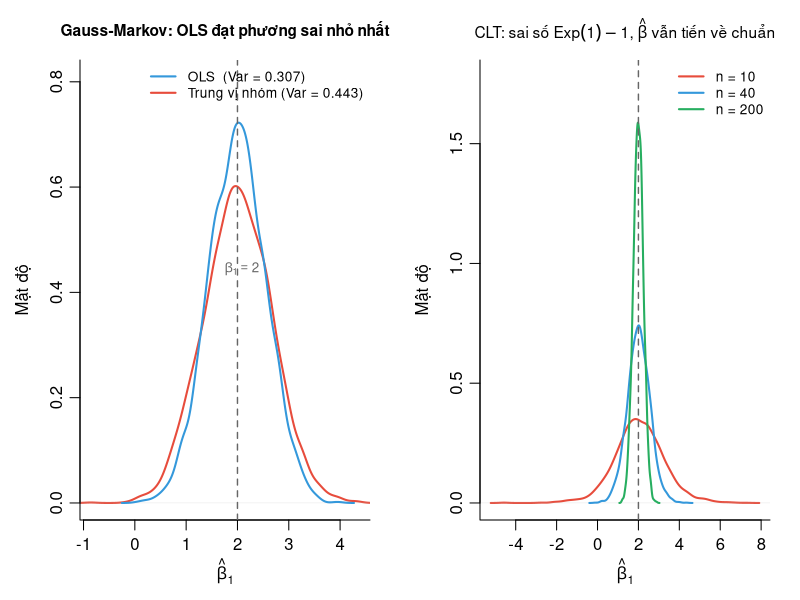
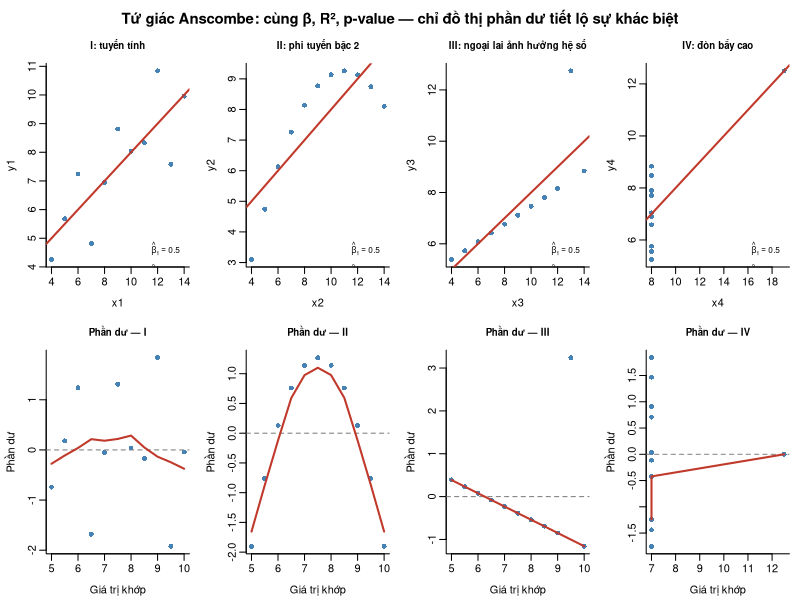
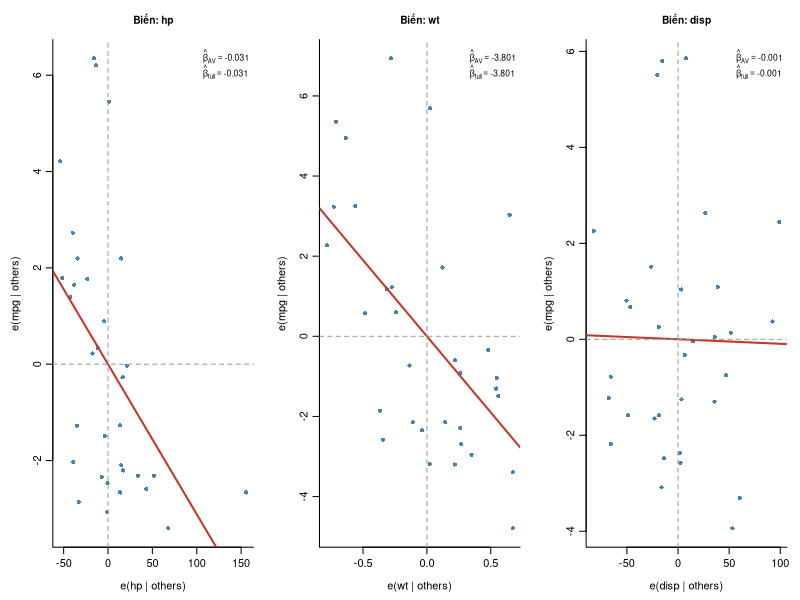
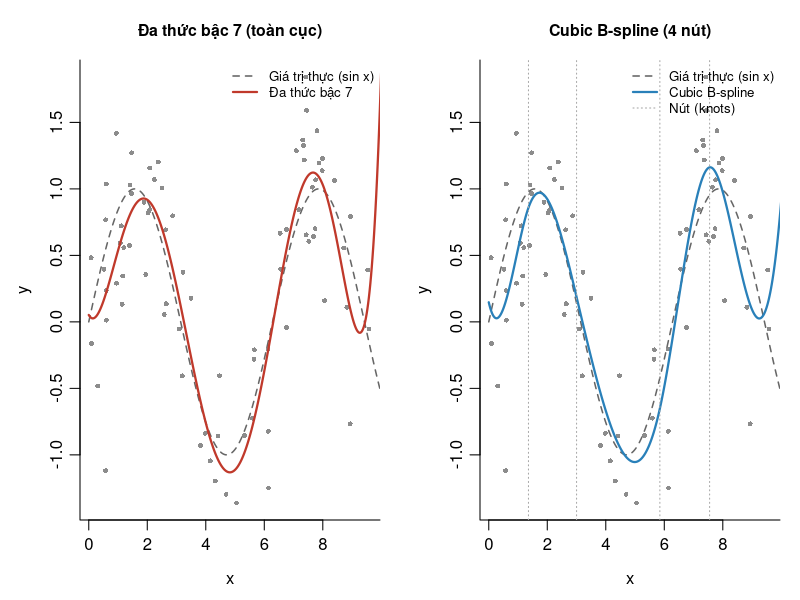
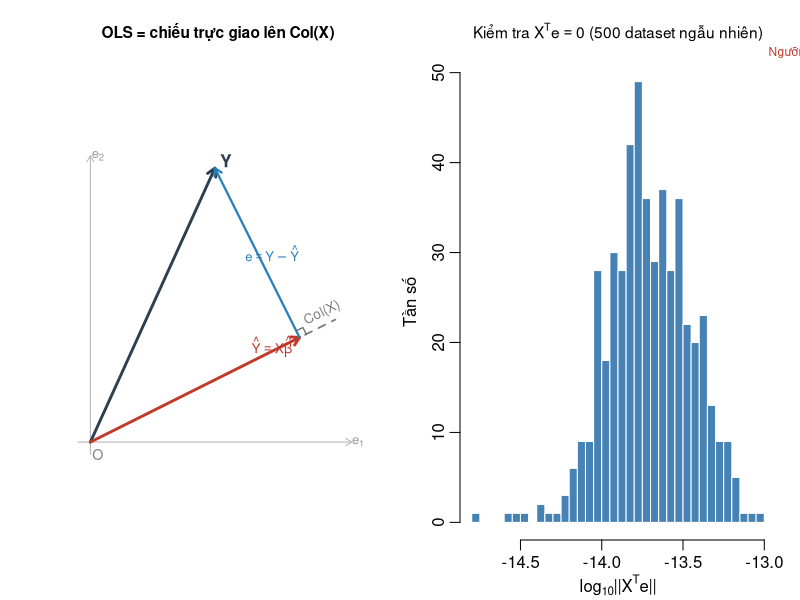
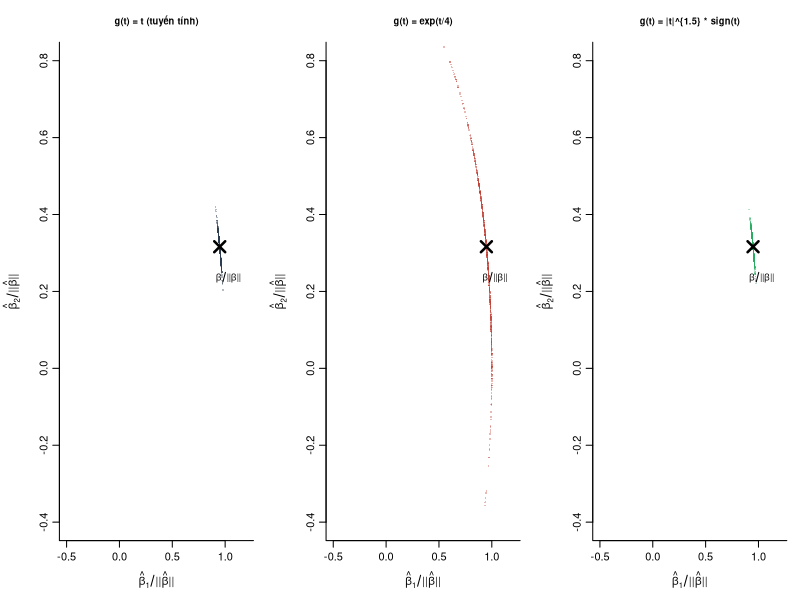
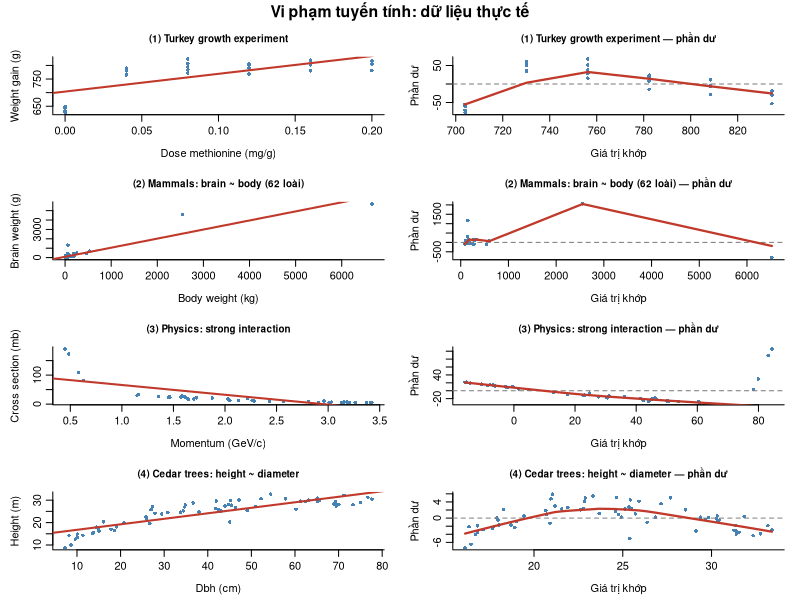
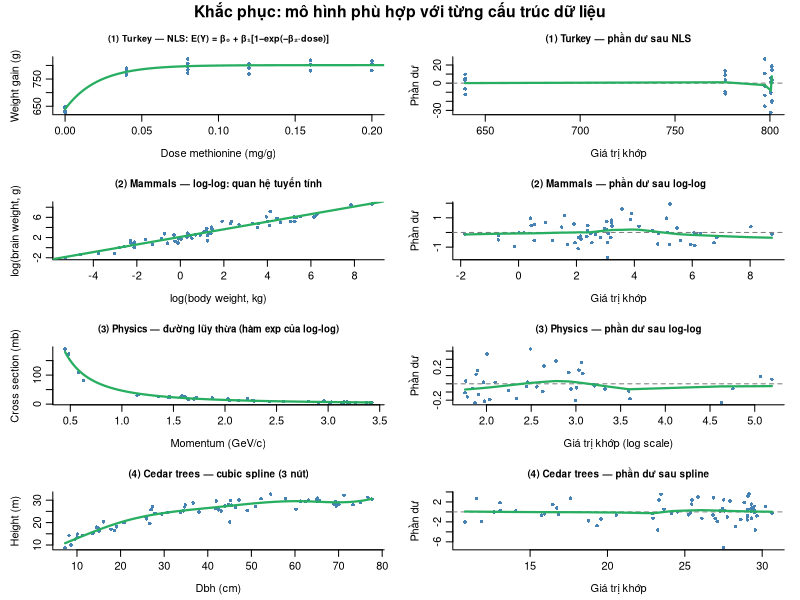

Source code (R) for these figures, in order:
# ============================================================
# Sinh hình cho multiple_regression_assumptions.tex
# Chạy: Rscript gen_figures.R
# Seed: 42 (set toàn cục, reproducible)
# ============================================================

set.seed(42)

# ── fig6_blue_clt.png ─────────────────────────────────────────────────────────
# Minh họa: (1) Gauss-Markov BLUE — OLS đạt phương sai nhỏ nhất
#           (2) CLT — β̂ tiến về chuẩn dù sai số lệch phải

B     <- 4000
n     <- 40
beta1 <- 2

beta_ols <- numeric(B)
beta_alt <- numeric(B)

for (b in seq_len(B)) {
  x   <- runif(n, 0, 1)
  eps <- rnorm(n, sd = 1)
  y   <- beta1 * x + eps

  xc <- x - mean(x)
  beta_ols[b] <- sum(xc * y) / sum(xc^2)

  # Ước lượng tuyến tính không chệch thay thế: trung bình hóa theo nhóm trung vị
  med_x <- median(x)
  hi <- x > med_x;  lo <- !hi
  beta_alt[b] <- (mean(y[hi]) - mean(y[lo])) / (mean(x[hi]) - mean(x[lo]))
}

ns   <- c(10, 40, 200)
cols <- c("#E74C3C", "#3498DB", "#27AE60")

betas_n <- lapply(ns, function(nn) {
  replicate(3000, {
    x   <- runif(nn, 0, 1)
    eps <- rexp(nn, rate = 1) - 1       # mean = 0, lệch phải
    y   <- beta1 * x + eps
    xc  <- x - mean(x)
    sum(xc * y) / sum(xc^2)
  })
})

png("./figures/fig6_blue_clt.png", width = 920, height = 420, res = 110)

par(mfrow = c(1, 2), mar = c(4, 4, 3, 1.5), mgp = c(2.4, 0.7, 0))

# Panel 1: BLUE
v_ols    <- round(var(beta_ols), 3)
v_alt    <- round(var(beta_alt), 3)
xlim1    <- range(c(beta_ols, beta_alt))
dens_ols <- density(beta_ols)
dens_alt <- density(beta_alt)
ylim1    <- c(0, max(dens_ols$y, dens_alt$y) * 1.12)

plot(dens_alt, col = "#E74C3C", lwd = 2, xlim = xlim1, ylim = ylim1,
     xlab = expression(hat(beta)[1]), ylab = "Mật độ",
     main = "Gauss-Markov: OLS đạt phương sai nhỏ nhất",
     bty = "l", cex.main = 0.93)
lines(dens_ols, col = "#3498DB", lwd = 2)
abline(v = beta1, lty = 2, col = "gray40", lwd = 1.4)
legend("topright",
       legend = c(paste0("OLS  (Var = ", v_ols, ")"),
                  paste0("Trung vị nhóm (Var = ", v_alt, ")")),
       col = c("#3498DB", "#E74C3C"), lwd = 2, bty = "n", cex = 0.82)
text(beta1 + 0.08, ylim1[2] * 0.55,
     expression(beta[1] == 2), col = "gray40", cex = 0.8)

# Panel 2: CLT cho beta_ols với sai số lệch phải
dens_list <- lapply(betas_n, density)
ylim2 <- c(0, max(sapply(dens_list, function(d) max(d$y))) * 1.12)
xlim2 <- range(sapply(dens_list, function(d) range(d$x)))

plot(dens_list[[1]], col = cols[1], lwd = 2,
     xlim = xlim2, ylim = ylim2,
     xlab = expression(hat(beta)[1]), ylab = "Mật độ",
     main = expression("CLT: sai số" ~ Exp(1) - 1 * ", " * hat(beta) * " vẫn tiến về chuẩn"),
     bty = "l", cex.main = 0.93)
for (i in 2:3) lines(dens_list[[i]], col = cols[i], lwd = 2)
abline(v = beta1, lty = 2, col = "gray40", lwd = 1.4)
legend("topright", legend = paste0("n = ", ns),
       col = cols, lwd = 2, bty = "n", cex = 0.82)

dev.off()
cat("fig6_blue_clt.png done\n")

# ── fig7_anscombe.png ─────────────────────────────────────────────────────────
# Tứ giác Anscombe: 4 bộ dữ liệu, cùng β̂ / R² / p-value, hình dạng khác nhau
# Hàng trên: scatterplot + đường hồi quy
# Hàng dưới: đồ thị phần dư theo giá trị khớp

data(anscombe)

# Khớp 4 mô hình
fits <- lapply(1:4, function(i)
  lm(anscombe[[paste0("y", i)]] ~ anscombe[[paste0("x", i)]]))

# Thống kê số — để chú thích trên hình
stats <- lapply(fits, function(m) {
  s   <- summary(m)
  pv  <- coef(s)[2, 4]
  list(b0 = round(coef(m)[1], 2),
       b1 = round(coef(m)[2], 2),
       r2 = round(s$r.squared, 3),
       pv = formatC(pv, digits = 3, format = "g"))
})

titles <- c("I: tuyến tính", "II: phi tuyến bậc 2",
            "III: ngoại lai ảnh hưởng hệ số", "IV: đòn bẩy cao")

png("./figures/fig7_anscombe.png", width = 1000, height = 800, res = 110)

par(mfrow = c(2, 4), mar = c(3.5, 3.5, 2.8, 0.8),
    mgp = c(2.2, 0.6, 0), oma = c(0, 0, 2, 0))

# Hàng 1: scatterplot + đường hồi quy
for (i in 1:4) {
  xi <- anscombe[[paste0("x", i)]]
  yi <- anscombe[[paste0("y", i)]]
  st <- stats[[i]]
  plot(xi, yi, pch = 16, col = "steelblue",
       xlab = paste0("x", i), ylab = paste0("y", i),
       main = titles[i], cex.main = 0.88, bty = "l")
  abline(fits[[i]], col = "#C0392B", lwd = 2)
  legend("bottomright",
         legend = bquote(atop(hat(beta)[1] == .(st$b1),
                              R^2 == .(st$r2))),
         bty = "n", cex = 0.75)
}

# Hàng 2: đồ thị phần dư
for (i in 1:4) {
  fv <- fitted(fits[[i]])
  rv <- residuals(fits[[i]])
  plot(fv, rv, pch = 16, col = "steelblue",
       xlab = "Giá trị khớp", ylab = "Phần dư",
       main = paste0("Phần dư — ", c("I","II","III","IV")[i]),
       cex.main = 0.88, bty = "l")
  abline(h = 0, lty = 2, col = "gray50")
  lines(lowess(fv, rv), col = "#C0392B", lwd = 2)
}

mtext("Tứ giác Anscombe: cùng β̂, R², p-value — chỉ đồ thị phần dư tiết lộ sự khác biệt",
      outer = TRUE, cex = 0.9, font = 2)

dev.off()
cat("fig7_anscombe.png done\n")

# ── fig8_avplot.png ───────────────────────────────────────────────────────────
# Đồ thị hồi quy riêng phần (added-variable / partial regression plots)
# Mô hình: mpg ~ hp + wt + disp  (mtcars)
# Mỗi panel: e(Y | others) vs e(Xj | others)
# Độ dốc của mỗi panel = hệ số β trong mô hình đầy đủ

data(mtcars)
fit_full <- lm(mpg ~ hp + wt + disp, data = mtcars)
vars <- c("hp", "wt", "disp")
labels_x <- c("Công suất (hp)", "Trọng lượng (wt)", "Dung tích (disp)")

av_data <- lapply(vars, function(jname) {
  others <- setdiff(vars, jname)
  fmY  <- as.formula(paste("mpg ~", paste(others, collapse = "+")))
  fmXj <- as.formula(paste(jname, "~", paste(others, collapse = "+")))
  eY   <- residuals(lm(fmY,  data = mtcars))
  eXj  <- residuals(lm(fmXj, data = mtcars))
  list(eY = eY, eXj = eXj,
       beta_av   = round(coef(lm(eY ~ eXj))[2], 3),
       beta_full = round(coef(fit_full)[jname], 3))
})

png("./figures/fig8_avplot.png", width = 960, height = 350, res = 110)

par(mfrow = c(1, 3), mar = c(4, 4, 3, 1), mgp = c(2.4, 0.7, 0))

for (i in seq_along(vars)) {
  d <- av_data[[i]]
  plot(d$eXj, d$eY,
       pch = 16, col = "steelblue", cex = 0.85,
       xlab = paste0("e(", vars[i], " | others)"),
       ylab = "e(mpg | others)",
       main = paste0("Biến: ", vars[i]),
       bty  = "l", cex.main = 0.93)
  abline(lm(d$eY ~ d$eXj), col = "#C0392B", lwd = 2)
  abline(h = 0, lty = 2, col = "gray60")
  abline(v = 0, lty = 2, col = "gray60")
  legend("topright",
         legend = c(bquote(hat(beta)[AV] == .(d$beta_av)),
                    bquote(hat(beta)[full] == .(d$beta_full))),
         bty = "n", cex = 0.78)
}

dev.off()
cat("fig8_avplot.png done\n")

# ── fig9_splines.png ──────────────────────────────────────────────────────────
# So sánh đa thức bậc 7 vs cubic B-spline (4 nút) trên dữ liệu dạng sóng
# Mục đích: thể hiện đa thức dao động mạnh ở biên, splines ổn định toàn vùng

library(splines)

n_obs <- 80
x_obs <- sort(runif(n_obs, 0, 10))
y_obs <- sin(x_obs) + 0.5 * rnorm(n_obs)

x_seq  <- seq(0, 10, length.out = 400)
y_true <- sin(x_seq)

# Đa thức bậc 7 (toàn cục)
fit_poly <- lm(y_obs ~ poly(x_obs, 7))
pred_poly <- predict(fit_poly,
                     newdata = data.frame(x_obs = x_seq))

# Cubic B-spline với 4 nút tại phân vị
knots4    <- quantile(x_obs, probs = c(0.2, 0.4, 0.6, 0.8))
fit_spl   <- lm(y_obs ~ bs(x_obs, knots = knots4, degree = 3))
pred_spl  <- predict(fit_spl,
                     newdata = data.frame(x_obs = x_seq))

png("./figures/fig9_splines.png", width = 900, height = 420, res = 110)

par(mfrow = c(1, 2), mar = c(4, 4, 3, 1), mgp = c(2.4, 0.7, 0))

# Panel 1 — Đa thức bậc 7
plot(x_obs, y_obs, pch = 16, cex = 0.65, col = "gray55",
     xlab = "x", ylab = "y",
     main = "Đa thức bậc 7 (toàn cục)",
     bty = "l", cex.main = 0.95)
lines(x_seq, y_true,    col = "gray40",   lwd = 1.5, lty = 2)
lines(x_seq, pred_poly, col = "#C0392B",  lwd = 2.2)
legend("topright",
       legend = c("Giá trị thực (sin x)", "Đa thức bậc 7"),
       col = c("gray40", "#C0392B"), lwd = c(1.5, 2.2),
       lty = c(2, 1), bty = "n", cex = 0.8)

# Panel 2 — Cubic B-spline
plot(x_obs, y_obs, pch = 16, cex = 0.65, col = "gray55",
     xlab = "x", ylab = "y",
     main = "Cubic B-spline (4 nút)",
     bty = "l", cex.main = 0.95)
lines(x_seq, y_true,   col = "gray40",   lwd = 1.5, lty = 2)
lines(x_seq, pred_spl, col = "#2980B9",  lwd = 2.2)
abline(v = knots4, lty = 3, col = "gray65", lwd = 1)
legend("topright",
       legend = c("Giá trị thực (sin x)",
                  "Cubic B-spline",
                  "Nút (knots)"),
       col = c("gray40", "#2980B9", "gray65"),
       lwd = c(1.5, 2.2, 1), lty = c(2, 1, 3),
       bty = "n", cex = 0.8)

dev.off()
cat("fig9_splines.png done\n")

# ── fig10_projection.png ──────────────────────────────────────────────────────
# Trái: Sơ đồ hình học — OLS là chiếu trực giao Y lên Col(X)
# Phải: Xác minh số — X'e ≈ 0 trên 500 dataset ngẫu nhiên

png("./figures/fig10_projection.png", width = 900, height = 420, res = 110)
par(mfrow = c(1, 2), mar = c(3, 3, 3.2, 1.2), mgp = c(2, 0.6, 0))

# ── Panel 1: sơ đồ hình học ───────────────────────────────────────────────────
plot(0, 0, type = "n", xlim = c(-0.15, 2.2), ylim = c(-0.15, 2.4),
     xlab = "", ylab = "", asp = 1,
     main = "OLS = chiếu trực giao lên Col(X)",
     axes = FALSE, cex.main = 0.93)

# Trục gốc
arrows(-0.1, 0, 2.1, 0, length = 0.07, col = "gray70", lwd = 1)
arrows(0, -0.1, 0, 2.3, length = 0.07, col = "gray70", lwd = 1)
text(2.15, 0, expression(e[1]), cex = 0.8, col = "gray60")
text(0.06, 2.3, expression(e[2]), cex = 0.8, col = "gray60")
text(0.06, -0.1, "O", cex = 0.85, col = "gray50")

# Không gian dự báo Col(X): đường thẳng qua gốc theo hướng (2,1)/||...||
dir_x <- c(2, 1) / sqrt(5)
t_vals <- seq(0, 2.2, length.out = 50)
lines(t_vals * dir_x[1], t_vals * dir_x[2],
      col = "gray50", lwd = 1.8, lty = 2)
text(2.05 * dir_x[1] + 0.03, 2.05 * dir_x[2] + 0.12,
     "Col(X)", col = "gray50", cex = 0.82, srt = 27)

# Vector Y
Y <- c(1.0, 2.2)
arrows(0, 0, Y[1], Y[2], lwd = 2.8, col = "#2C3E50", length = 0.09)
text(Y[1] + 0.09, Y[2] + 0.06, "Y", col = "#2C3E50", cex = 1.05, font = 2)

# Ŷ = chiếu Y lên Col(X)
Yhat_s <- sum(Y * dir_x)
Yhat   <- Yhat_s * dir_x
arrows(0, 0, Yhat[1], Yhat[2], lwd = 2.8, col = "#C0392B", length = 0.09)
text(Yhat[1] - 0.22, Yhat[2] - 0.07,
     expression(hat(Y) == X * hat(beta)), col = "#C0392B", cex = 0.82)

# Residual e = Y - Ŷ
arrows(Yhat[1], Yhat[2], Y[1], Y[2],
       lwd = 2.2, col = "#2980B9", length = 0.08)
mid_e <- (Yhat + Y) / 2
text(mid_e[1] + 0.12, mid_e[2],
     expression(e == Y - hat(Y)), col = "#2980B9", cex = 0.78)

# Góc vuông tại Ŷ
sq  <- 0.06
perp_dir <- c(-dir_x[2], dir_x[1])
sq_pts <- rbind(Yhat + sq * dir_x,
                Yhat + sq * dir_x + sq * perp_dir,
                Yhat + sq * perp_dir)
lines(sq_pts[, 1], sq_pts[, 2], col = "gray40", lwd = 1.2)

# ── Panel 2: Xác minh X'e = 0 ─────────────────────────────────────────────────
max_xte <- replicate(500, {
  n <- 40; p <- 3
  X    <- cbind(1, matrix(rnorm(n * p), n, p))
  beta <- c(1, 2, -1, 0.5)
  y    <- X %*% beta + rnorm(n, sd = 2)
  bhat <- solve(t(X) %*% X) %*% t(X) %*% y
  e    <- y - X %*% bhat
  max(abs(t(X) %*% e))
})

hist(log10(max_xte), breaks = 40,
     col = "steelblue", border = "white",
     main = expression("Kiểm tra " * X^T * e == 0 * " (500 dataset ngẫu nhiên)"),
     xlab = expression(log[10] * "||" * X^T * e * "||"),
     ylab = "Tần số", cex.main = 0.93, bty = "l")
abline(v = log10(.Machine$double.eps * 1e3),
       lty = 2, col = "#C0392B", lwd = 1.5)
mtext("Ngưỡng sai số máy", side = 3, at = log10(.Machine$double.eps * 1e3),
      col = "#C0392B", cex = 0.72, line = 0.2)

dev.off()
cat("fig10_projection.png done\n")

# ── fig11_liduan.png ──────────────────────────────────────────────────────────
# Mô phỏng định lý Li-Duan: OLS ước lượng đúng hướng β dù g phi tuyến
# Thiết kế: Y = g(β'X) + ε, β = (3,1), X ~ N(0,I), g thay đổi
# Hiển thị: scatter β̂_1 vs β̂_2 chuẩn hóa — luôn xếp thẳng theo (3,1)

beta_true <- c(3, 1)          # hướng thực sự
beta_true_n <- beta_true / sqrt(sum(beta_true^2))

n_sim  <- 800
n_obs  <- 60

g_list <- list(
  "g(t) = t (tuyến tính)"           = function(t) t,
  "g(t) = exp(t/4)"                 = function(t) exp(t / 4),
  "g(t) = |t|^{1.5} * sign(t)"      = function(t) abs(t)^1.5 * sign(t)
)
cols_g <- c("#2C3E50", "#C0392B", "#27AE60")

png("./figures/fig11_liduan.png", width = 1050, height = 380, res = 110)
par(mfrow = c(1, 3), mar = c(4.5, 4.5, 3.2, 1), mgp = c(2.8, 0.7, 0))

for (gi in seq_along(g_list)) {
  g_fn  <- g_list[[gi]]
  b1_hat <- numeric(n_sim)
  b2_hat <- numeric(n_sim)

  for (s in seq_len(n_sim)) {
    X   <- matrix(rnorm(n_obs * 2), n_obs, 2)
    idx <- X %*% beta_true
    y   <- g_fn(idx) + rnorm(n_obs, sd = 0.8)
    bh  <- coef(lm(y ~ X - 1))   # hồi quy không có tung độ gốc
    bh_n <- bh / sqrt(sum(bh^2)) # chuẩn hóa về độ dài 1
    b1_hat[s] <- bh_n[1]
    b2_hat[s] <- bh_n[2]
  }

  plot(b1_hat, b2_hat,
       pch = 16, cex = 0.35, col = adjustcolor(cols_g[gi], 0.35),
       xlim = c(-0.5, 1.2), ylim = c(-0.4, 0.8),
       xlab = expression(hat(beta)[1] / "||" * hat(beta) * "||"),
       ylab = expression(hat(beta)[2] / "||" * hat(beta) * "||"),
       main = names(g_list)[gi], cex.main = 0.85, bty = "l")

  # Điểm β thực sự (đã chuẩn hóa)
  points(beta_true_n[1], beta_true_n[2],
         pch = 4, cex = 2.2, lwd = 2.5, col = "black")
  text(beta_true_n[1] + 0.08, beta_true_n[2] - 0.08,
       expression(beta / "||" * beta * "||"), cex = 0.82, font = 2)
}

dev.off()
cat("fig11_liduan.png done\n")

# ── fig12_violations.png ──────────────────────────────────────────────────────
# Bốn ví dụ thực tế vi phạm tính tuyến tính
# Cột trái : scatter + đường OLS bậc 1
# Cột phải : đồ thị phần dư (LOESS đỏ) — mẫu hình có hệ thống
# Seed riêng cho mỗi dataset mô phỏng (set.seed() cục bộ, reproducible)

library(MASS)

# ── Dataset 1: Turkey growth (Weisberg) ──────────────────────────────────────
# E(Y|Dose) = β₀ + β₁[1 − exp(−β₂ × Dose)]; mô phỏng 5 lần/mức nồng độ
set.seed(101)
dose_lvl  <- c(0, 0.04, 0.08, 0.12, 0.16, 0.20)
dose_t    <- rep(dose_lvl, each = 5)
y_turkey  <- 639 + 168 * (1 - exp(-37 * dose_t)) + rnorm(30, 0, 18)

# ── Dataset 2: Mammals brain vs body (MASS) ───────────────────────────────────
body_kg  <- mammals$body
brain_g  <- mammals$brain

# ── Dataset 3: Physics cross sections (Weisberg-inspired) ────────────────────
# Y ~ cross section (mb), X ~ momentum (GeV/c); dạng lũy thừa giảm
set.seed(102)
x_phys <- sort(runif(38, 0.3, 3.5))
y_phys <- 45 * x_phys^(-1.7) * exp(rnorm(38, 0, 0.15))

# ── Dataset 4: Tree height vs diameter (Idaho cedar, Weisberg) ───────────────
set.seed(103)
dbh    <- sort(runif(65, 5, 78))
height <- 30 * (1 - exp(-0.055 * dbh)) + rnorm(65, 0, 2.2)

# ── Vẽ figure ─────────────────────────────────────────────────────────────────
png("./figures/fig12_violations.png",
    width = 900, height = 1180, res = 110)

par(mfrow = c(4, 2),
    mar   = c(3.8, 4.0, 2.8, 1.2),
    mgp   = c(2.4, 0.7, 0),
    oma   = c(0, 0, 1.5, 0))

datasets <- list(
  list(x      = dose_t,
       y      = y_turkey,
       xlab   = "Dose methionine (mg/g)",
       ylab   = "Weight gain (g)",
       title  = "(1) Turkey growth experiment"),
  list(x      = body_kg,
       y      = brain_g,
       xlab   = "Body weight (kg)",
       ylab   = "Brain weight (g)",
       title  = "(2) Mammals: brain ~ body (62 loài)"),
  list(x      = x_phys,
       y      = y_phys,
       xlab   = "Momentum (GeV/c)",
       ylab   = "Cross section (mb)",
       title  = "(3) Physics: strong interaction"),
  list(x      = dbh,
       y      = height,
       xlab   = "Dbh (cm)",
       ylab   = "Height (m)",
       title  = "(4) Cedar trees: height ~ diameter")
)

for (d in datasets) {
  fit_lin <- lm(d$y ~ d$x)
  fv      <- fitted(fit_lin)
  rv      <- residuals(fit_lin)

  # Cột trái: scatter + OLS
  plot(d$x, d$y,
       pch = 16, cex = 0.72, col = "steelblue",
       xlab = d$xlab, ylab = d$ylab,
       main = d$title, cex.main = 0.90, bty = "l")
  abline(fit_lin, col = "#C0392B", lwd = 2)

  # Cột phải: đồ thị phần dư
  plot(fv, rv,
       pch = 16, cex = 0.72, col = "steelblue",
       xlab = "Giá trị khớp", ylab = "Phần dư",
       main = paste(d$title, "— phần dư"),
       cex.main = 0.90, bty = "l")
  abline(h = 0, lty = 2, col = "gray50")
  lines(lowess(fv, rv), col = "#C0392B", lwd = 2.2)
}

mtext("Vi phạm tuyến tính: dữ liệu thực tế",
      outer = TRUE, cex = 0.95, font = 2)

dev.off()
cat("fig12_violations.png done\n")

# ── fig13_violations_fixed.png ────────────────────────────────────────────────
# Cùng 4 bộ dữ liệu, sau khi áp dụng biến đổi / mô hình phù hợp
# Cột trái : scatter + đường khớp đúng
# Cột phải : đồ thị phần dư sau khi khắc phục (không còn mẫu hình)

library(splines)

png("./figures/fig13_violations_fixed.png",
    width = 900, height = 1180, res = 110)

par(mfrow = c(4, 2),
    mar   = c(3.8, 4.0, 2.8, 1.2),
    mgp   = c(2.4, 0.7, 0),
    oma   = c(0, 0, 1.5, 0))

# ── (1) Turkey: NLS fit ───────────────────────────────────────────────────────
fit_nls_t <- nls(y_turkey ~ b0 + b1 * (1 - exp(-b2 * dose_t)),
                 start = list(b0 = 630, b1 = 160, b2 = 30))
dose_seq  <- seq(0, 0.21, length.out = 200)
pred_nls  <- predict(fit_nls_t,
                     newdata = data.frame(dose_t = dose_seq))
rv_nls_t  <- residuals(fit_nls_t)
fv_nls_t  <- fitted(fit_nls_t)

plot(dose_t, y_turkey,
     pch = 16, cex = 0.72, col = "steelblue",
     xlab = "Dose methionine (mg/g)", ylab = "Weight gain (g)",
     main = "(1) Turkey — NLS: E(Y) = β₀ + β₁[1−exp(−β₂·dose)]",
     cex.main = 0.82, bty = "l")
lines(dose_seq, pred_nls, col = "#27AE60", lwd = 2.2)

plot(fv_nls_t, rv_nls_t,
     pch = 16, cex = 0.72, col = "steelblue",
     xlab = "Giá trị khớp", ylab = "Phần dư",
     main = "(1) Turkey — phần dư sau NLS",
     cex.main = 0.90, bty = "l")
abline(h = 0, lty = 2, col = "gray50")
lines(lowess(fv_nls_t, rv_nls_t), col = "#27AE60", lwd = 2.2)

# ── (2) Mammals: log-log transform ────────────────────────────────────────────
log_body  <- log(body_kg)
log_brain <- log(brain_g)
fit_log   <- lm(log_brain ~ log_body)
fv_log    <- fitted(fit_log)
rv_log    <- residuals(fit_log)

plot(log_body, log_brain,
     pch = 16, cex = 0.72, col = "steelblue",
     xlab = "log(body weight, kg)", ylab = "log(brain weight, g)",
     main = "(2) Mammals — log-log: quan hệ tuyến tính",
     cex.main = 0.90, bty = "l")
abline(fit_log, col = "#27AE60", lwd = 2.2)

plot(fv_log, rv_log,
     pch = 16, cex = 0.72, col = "steelblue",
     xlab = "Giá trị khớp", ylab = "Phần dư",
     main = "(2) Mammals — phần dư sau log-log",
     cex.main = 0.90, bty = "l")
abline(h = 0, lty = 2, col = "gray50")
lines(lowess(fv_log, rv_log), col = "#27AE60", lwd = 2.2)

# ── (3) Physics: log-log transform ────────────────────────────────────────────
log_xp   <- log(x_phys)
log_yp   <- log(y_phys)
fit_logp <- lm(log_yp ~ log_xp)
fv_logp  <- fitted(fit_logp)
rv_logp  <- residuals(fit_logp)
xp_seq   <- seq(min(x_phys), max(x_phys), length.out = 200)

plot(x_phys, y_phys,
     pch = 16, cex = 0.72, col = "steelblue",
     xlab = "Momentum (GeV/c)", ylab = "Cross section (mb)",
     main = "(3) Physics — đường lũy thừa (hàm exp của log-log)",
     cex.main = 0.88, bty = "l")
lines(xp_seq,
      exp(predict(fit_logp, newdata = data.frame(log_xp = log(xp_seq)))),
      col = "#27AE60", lwd = 2.2)

plot(fv_logp, rv_logp,
     pch = 16, cex = 0.72, col = "steelblue",
     xlab = "Giá trị khớp (log scale)", ylab = "Phần dư",
     main = "(3) Physics — phần dư sau log-log",
     cex.main = 0.90, bty = "l")
abline(h = 0, lty = 2, col = "gray50")
lines(lowess(fv_logp, rv_logp), col = "#27AE60", lwd = 2.2)

# ── (4) Trees: cubic spline ───────────────────────────────────────────────────
fit_spl_t <- lm(height ~ bs(dbh,
                             knots  = quantile(dbh, c(0.25, 0.5, 0.75)),
                             degree = 3))
fv_spl_t  <- fitted(fit_spl_t)
rv_spl_t  <- residuals(fit_spl_t)
dbh_seq   <- seq(min(dbh), max(dbh), length.out = 300)
pred_spl_t <- predict(fit_spl_t,
                      newdata = data.frame(dbh = dbh_seq))

plot(dbh, height,
     pch = 16, cex = 0.72, col = "steelblue",
     xlab = "Dbh (cm)", ylab = "Height (m)",
     main = "(4) Cedar trees — cubic spline (3 nút)",
     cex.main = 0.90, bty = "l")
lines(dbh_seq, pred_spl_t, col = "#27AE60", lwd = 2.2)

plot(fv_spl_t, rv_spl_t,
     pch = 16, cex = 0.72, col = "steelblue",
     xlab = "Giá trị khớp", ylab = "Phần dư",
     main = "(4) Cedar trees — phần dư sau spline",
     cex.main = 0.90, bty = "l")
abline(h = 0, lty = 2, col = "gray50")
lines(lowess(fv_spl_t, rv_spl_t), col = "#27AE60", lwd = 2.2)

mtext("Khắc phục: mô hình phù hợp với từng cấu trúc dữ liệu",
      outer = TRUE, cex = 0.95, font = 2)

dev.off()
cat("fig13_violations_fixed.png done\n")

# ── fig14_scatterplot_matrix.png ──────────────────────────────────────────────
# Ma trận đồ thị phân tán: mtcars, 4 biến (mpg, hp, wt, disp)
# Đường chéo dưới: scatter + LOESS để phát hiện độ cong biên
# Đường chéo trên: hệ số tương quan Pearson (cỡ chữ theo độ lớn)
# Đường chéo giữa: tên biến + histogram mật độ

png("./figures/fig14_scatterplot_matrix.png",
    width = 860, height = 860, res = 110)

vars   <- c("mpg", "hp", "wt", "disp")
labels <- c("mpg\n(miles/gallon)", "hp\n(horsepower)",
            "wt\n(weight, 1000 lb)", "disp\n(displacement)")
dat    <- mtcars[, vars]
k      <- length(vars)

# Hàm vẽ từng ô
panel_scatter <- function(x, y, ...) {
  points(x, y, pch = 16, cex = 0.65, col = "steelblue")
  lines(lowess(x, y), col = "#C0392B", lwd = 2)
}

panel_cor <- function(x, y, digits = 2, ...) {
  usr <- par("usr"); on.exit(par(usr))
  par(usr = c(0, 1, 0, 1))
  r   <- cor(x, y, use = "complete.obs")
  txt <- format(round(r, digits), nsmall = digits)
  cex_val <- 0.8 + 1.8 * abs(r)
  text(0.5, 0.5, txt, cex = cex_val,
       col = if (r > 0) "#2980B9" else "#C0392B", font = 2)
}

panel_hist <- function(x, ...) {
  usr <- par("usr"); on.exit(par(usr))
  h   <- hist(x, plot = FALSE, breaks = "FD")
  par(usr = c(usr[1:2], 0, max(h$density) * 1.3))
  rect(h$breaks[-length(h$breaks)], 0,
       h$breaks[-1], h$density,
       col = "steelblue", border = "white")
  lines(density(x), col = "#C0392B", lwd = 1.5)
}

pairs(dat,
      labels      = labels,
      lower.panel = panel_scatter,
      upper.panel = panel_cor,
      diag.panel  = panel_hist,
      gap         = 0.4,
      cex.labels  = 0.85, font.labels = 2)

dev.off()
cat("fig14_scatterplot_matrix.png done\n")

# ── fig15_model_eval.png ──────────────────────────────────────────────────────
# So sánh trước / sau khi khắc phục phi tuyến (mtcars: mpg ~ hp)
# Hàng 1: mô hình tuyến tính (trước);  Hàng 2: đa thức bậc 2 (sau)
# Panels: scatter + fit  |  residuals vs fitted  |  Q-Q plot
# mtcars là dữ liệu thực, không cần seed riêng

data(mtcars)
model_lin  <- lm(mpg ~ hp, data = mtcars)
model_quad <- lm(mpg ~ poly(hp, 2), data = mtcars)

press_stat <- function(fit) sum((residuals(fit) / (1 - hatvalues(fit)))^2)

hp_seq  <- seq(min(mtcars$hp), max(mtcars$hp), length.out = 300)
new_df  <- data.frame(hp = hp_seq)

png("./figures/fig15_model_eval.png", width = 2800, height = 1800, res = 220)
par(mfrow = c(2, 3), mar = c(4, 4.2, 3.2, 1.5), oma = c(0, 0, 2.5, 0))

col_pts <- "gray35"

## --- Hàng 1: Linear (trước) ---
# 1a: scatter + fit
plot(mtcars$hp, mtcars$mpg, pch = 16, col = col_pts,
     xlab = "Horsepower (hp)", ylab = "mpg",
     main = "(a) Scatter — Linear")
abline(model_lin, col = "#C0392B", lwd = 2.2)

# 1b: residuals vs fitted
rv1 <- residuals(model_lin); fv1 <- fitted(model_lin)
plot(fv1, rv1, pch = 16, col = col_pts,
     xlab = "Fitted values", ylab = "Residuals",
     main = "(b) Phần dư — Linear")
abline(h = 0, lty = 2, col = "gray60")
lines(lowess(fv1, rv1, f = 0.7), col = "#C0392B", lwd = 2.2)

# 1c: Q-Q
qqnorm(rv1, main = "(c) Q-Q — Linear", pch = 16, col = col_pts,
       xlab = "Theoretical Quantiles", ylab = "Sample Quantiles")
qqline(rv1, col = "#C0392B", lwd = 2.2)

## --- Hàng 2: Quadratic (sau) ---
# 2a: scatter + fit
plot(mtcars$hp, mtcars$mpg, pch = 16, col = col_pts,
     xlab = "Horsepower (hp)", ylab = "mpg",
     main = "(d) Scatter — Quadratic")
lines(hp_seq, predict(model_quad, newdata = new_df), col = "#2980B9", lwd = 2.2)

# 2b: residuals vs fitted
rv2 <- residuals(model_quad); fv2 <- fitted(model_quad)
plot(fv2, rv2, pch = 16, col = col_pts,
     xlab = "Fitted values", ylab = "Residuals",
     main = "(e) Phần dư — Quadratic")
abline(h = 0, lty = 2, col = "gray60")
lines(lowess(fv2, rv2, f = 0.7), col = "#2980B9", lwd = 2.2)

# 2c: Q-Q
qqnorm(rv2, main = "(f) Q-Q — Quadratic", pch = 16, col = col_pts,
       xlab = "Theoretical Quantiles", ylab = "Sample Quantiles")
qqline(rv2, col = "#2980B9", lwd = 2.2)

mtext("So sánh mô hình trước và sau khi khắc phục phi tuyến (mtcars)",
      outer = TRUE, cex = 1.05, font = 2)
dev.off()
cat("fig15_model_eval.png done\n")
